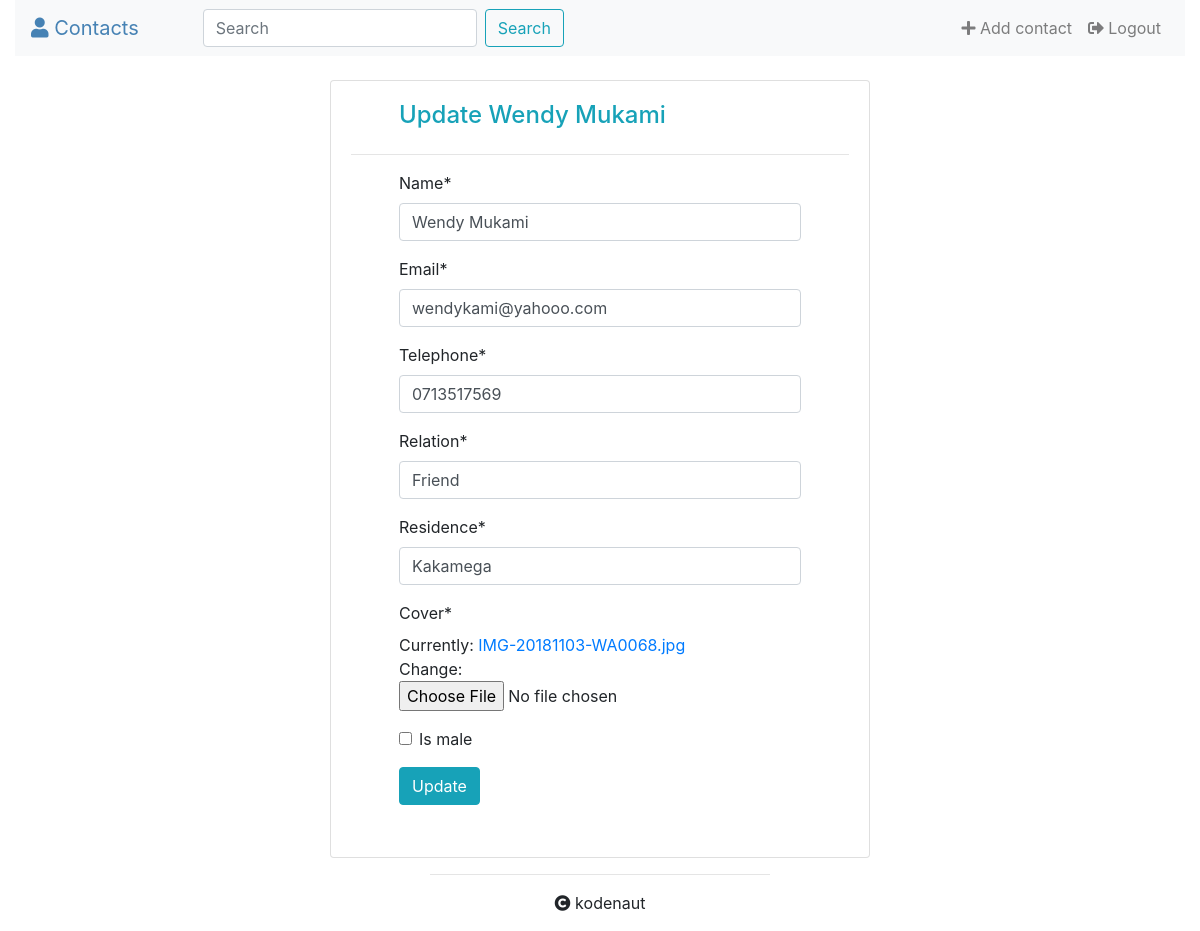
Page /7/contact-update/ (signed in) on the committed database.
### users/models.py (models this page shows, shortened)
class Contact(models.Model):
    user = models.ForeignKey(User, on_delete=models.CASCADE, default=1)
    name = models.CharField(max_length=45)
    is_male = models.BooleanField(default=True)
    cover = models.FileField()
    email = models.EmailField()
    telephone = models.CharField(max_length=12)
    relation = models.CharField(max_length=45)
    residence = models.CharField(max_length=50)
    created = models.DateTimeField(default=timezone.now)

### users/views.py (the view)
# urls.py: path('<int:pk>/contact-update/', ContactUpdateView.as_view(), name='contact-update'),
class ContactUpdateView(UpdateView):
    model = Contact
    fields = ['name', 'email', 'telephone', 'relation', 'residence', 'cover', 'is_male']
    template_name = 'users/create_contact.html'

### users/templates/users/create_contact.html (shortened to what this page needs)
{% extends 'users/base.html' %}
{% load crispy_forms_tags %}
{% block content %}
    <br>
    <div class="row">
    <div class="col-sm-3"></div>
    <div class="col-sm-6">
    <div class="card card-body">
        <h4 class="text-info ml-5">{% if object %}Update {{ object.name }}{% else %}Add Contact{% endif %}</h4><hr>
        <form class="form-horizontal mr-5 ml-5" action="" method="post" enctype="multipart/form-data">
            {{ form|crispy }}
            <div class="form-group">
                <button type="submit" class="btn btn-info">{% if object %}Update{% else %}Submit{% endif %}</button>
            </div>
        </form>
    </div>
    </div>
    </div>
{% endblock %}

### rows in the picture
Contact: name "Wendy Mukami", email "wendykami@yahooo.com", telephone "0713517569", relation "Friend", residence "Kakamega"
